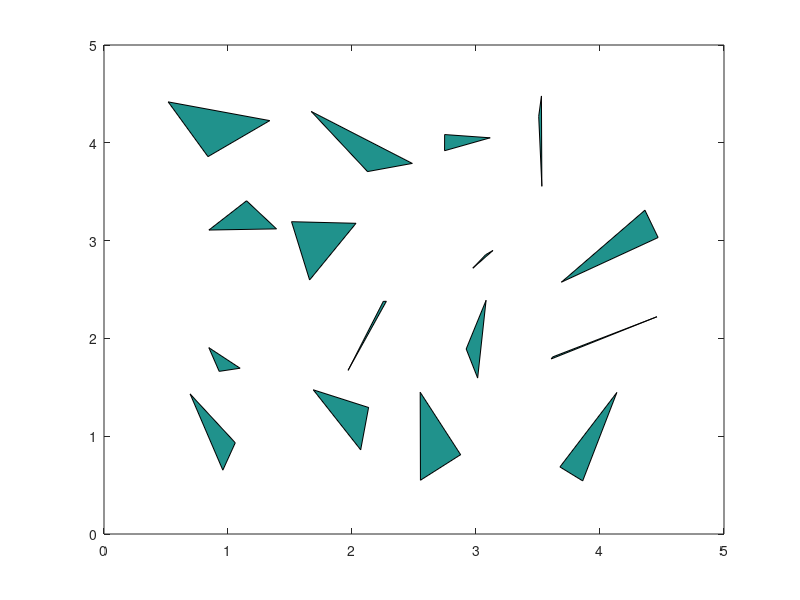

The MATLAB script that drew this image: (Note: this script raises an error after producing the figure.)
% script_test_voronoi_planning_interface
% test script of planning along voronoi diagram edges via a wrapper function that encompases the
% medial axis planning stack
clear; close all; clc

%% declair dependencies
addpath(strcat(pwd,'\..\..\PathPlanning_PathTools_PathClassLibrary\Functions'));
addpath(strcat(pwd,'\..\..\PathPlanning_MapTools_MapGenClassLibrary\Functions'));
addpath(strcat(pwd,'\..\..\Errata_Tutorials_DebugTools\Functions'));

%% polytopes for testing
n_polys = 16; % number of polytopes
polytope_vertices = cell(1,n_polys); % initialize empty cell array
rng(10); % set rng seed for determinism
% random integer for num. verts of each poly, currently set between 3 and 3 to make triangles
num_verts = randi([3 3],n_polys);
poly_scale = ones(1,n_polys); % vector to scale size of polytopes if desired, currently set to 1
figure; hold on; box on;
for poly = 1:n_polys
    verts = rand(num_verts(poly),2); % create random nx2 matrix of vertices
    verts = verts - 0.5; % center random verts at 0
    verts = verts*poly_scale(poly); % scale size of polytopes
    [x_shift, y_shift] = ind2sub([4, 4], poly); % shift polytope to position in 4x4 obs. field
    verts = verts + [x_shift*ones(num_verts(poly),1) y_shift*ones(num_verts(poly),1)]; % shift vertices based on position in matrix
    fill(verts(:,1),verts(:,2),poly_scale(poly));
    polytope_vertices{poly} = verts;
end

%% other inputs for testing
start = [0.5 0.5];
finish = [4.5 4.5];
boundary_verts = [0.25 0.25;...
                  0.25 4.75;...
                  4.75 4.75;...
                  4.75 0.25;...
                  ];
min_corridor_width = 0;
length_cost_weight = 1;

%% wrapper function called here
route = fcn_MedialAxis_plannerWrapper(polytope_vertices, start, finish, boundary_verts, min_corridor_width, length_cost_weight);
%% plot result
figure(1);
plot(route(:,1), route(:,2), '-k','LineWidth',2.5) % plot approx. medial axis
